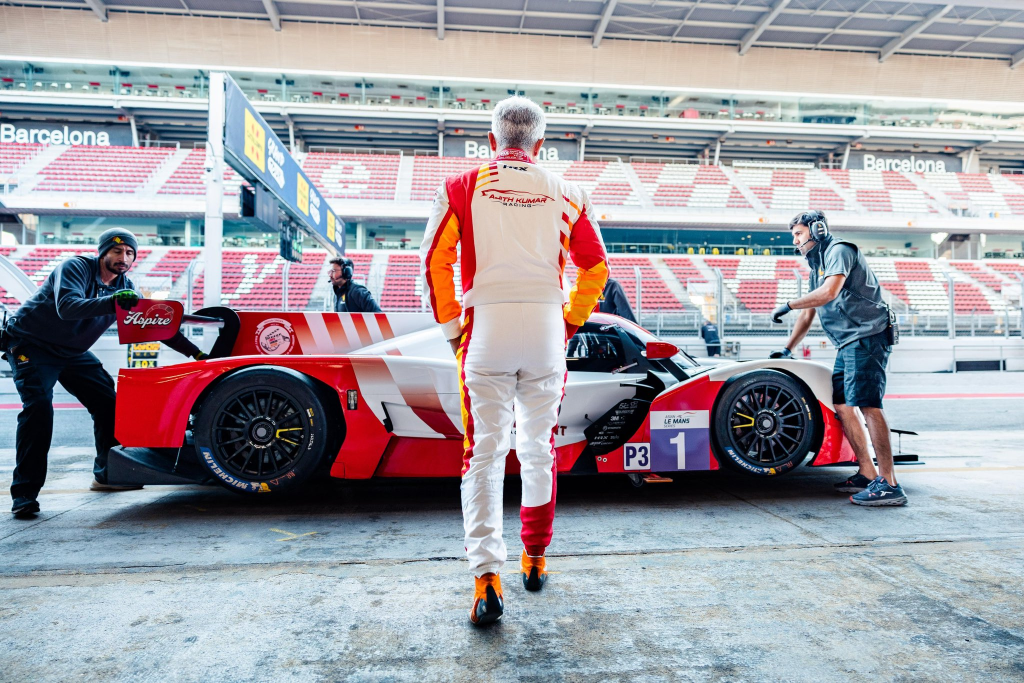
#> input picture springapp/uploads/00573034-20b3-449d-b3da-1579b874a702.jpeg, 2048 x 1366 px (shown at 1/2 size)
$ python -i image_processor.py   (imports and definitions only)   (older library calls are emulated)
#> lines starting #> are read from the running program, lines starting #| are printed output that depends on the picture
import cv2
import numpy as np
from PIL import Image
from pathlib import Path


class ImageProcessor:
    """
    Image preprocessing and validation for fraud detection
    """

    def __init__(self):
        self.min_resolution = (100, 100)  # Minimum acceptable resolution
        self.max_file_size = 10 * 1024 * 1024  # 10MB

    def process_image(self, image_path):
        """
        Process and validate an image

        Args:
            image_path: Path to the image file

        Returns:
            Dictionary with processing results and validation status
        """
        try:
            img_path = Path(image_path)

            # Check file size
            file_size = img_path.stat().st_size
            if file_size > self.max_file_size:
                return {
                    "valid": False,
                    "error": "File size exceeds 10MB limit"
                }

            # Load image with PIL for basic checks
            pil_image = Image.open(image_path)
#> pil_image is the input picture: PIL image 2048x1366 RGB; mean R, G, B 159.3, 156.8, 163.8
            width, height = pil_image.size
#> width = 2048; height = 1366

            # Check resolution
            if width < self.min_resolution[0] or height < self.min_resolution[1]:
                return {
                    "valid": False,
                    "error": f"Image resolution too low. Minimum: {self.min_resolution}"
                }

            # Load with OpenCV for analysis
            cv_image = cv2.imread(str(image_path))
            if cv_image is None:
                return {
                    "valid": False,
                    "error": "Could not read image with OpenCV"
                }

            # Calculate image quality metrics
            quality_score = self._assess_quality(cv_image)
            blur_score = self._detect_blur(cv_image)

            return {
                "valid": True,
                "width": width,
                "height": height,
                "file_size": file_size,
                "format": pil_image.format,
                "mode": pil_image.mode,
                "quality": quality_score,
                "blur_level": blur_score,
                "channels": cv_image.shape[2] if len(cv_image.shape) > 2 else 1
            }

        except Exception as e:
            return {
                "valid": False,
                "error": f"Image processing error: {str(e)}"
            }

    def _assess_quality(self, image):
        """
        Assess overall image quality
        Returns score from 0-100
        """
        try:
            # Calculate image sharpness using Laplacian variance
            gray = cv2.cvtColor(image, cv2.COLOR_BGR2GRAY) if len(image.shape) > 2 else image
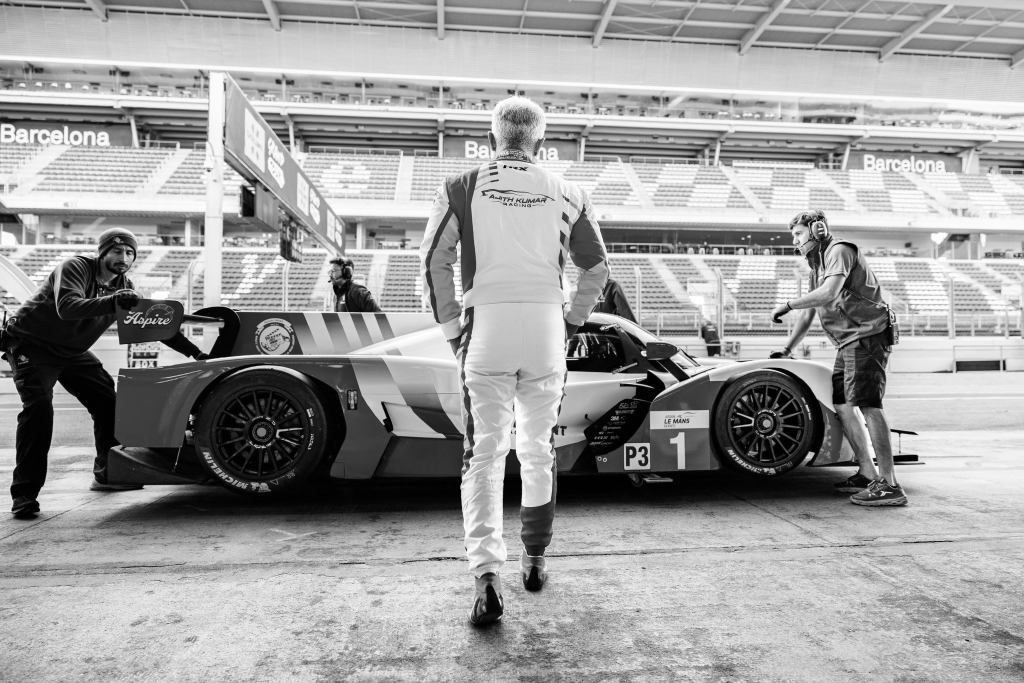
#> gray: shape (1366, 2048) (shown at 1/2 size); min 0, max 255, mean 158.3
            laplacian_var = cv2.Laplacian(gray, cv2.CV_64F).var()
#> laplacian_var = 787.4

            # Normalize to 0-100 scale (higher is better)
            quality = min(100, laplacian_var / 10)
#> quality = 78.74

            return round(quality, 2)
        except:
            return 50  # Default medium quality

    def _detect_blur(self, image):
        """
        Detect blur in image
        Returns blur score (0 = sharp, 100 = very blurry)
        """
        try:
            gray = cv2.cvtColor(image, cv2.COLOR_BGR2GRAY) if len(image.shape) > 2 else image

            # Use Laplacian variance - lower values indicate more blur
            laplacian_var = cv2.Laplacian(gray, cv2.CV_64F).var()
#> laplacian_var = 787.4

            # Convert to blur score (inverse)
            # Typical sharp images have variance > 100
            if laplacian_var > 100:
                blur_score = 0
            elif laplacian_var > 50:
                blur_score = 30
            elif laplacian_var > 20:
                blur_score = 60
            else:
                blur_score = 90

            return blur_score
        except:
            return 50  # Default medium blur

    def resize_for_analysis(self, image, max_dimension=1024):
        """
        Resize image if it's too large for efficient processing
        """
        height, width = image.shape[:2]

        if max(height, width) <= max_dimension:
            return image

        # Calculate new dimensions
        if width > height:
            new_width = max_dimension
            new_height = int(height * (max_dimension / width))
        else:
            new_height = max_dimension
            new_width = int(width * (max_dimension / height))

        return cv2.resize(image, (new_width, new_height), interpolation=cv2.INTER_AREA)

    def prepare_for_model(self, image_path, target_size=(224, 224)):
        """
        Load and prepare an image for CNN + ViT inference.

        Returns:
            PIL.Image in RGB mode, resized to target_size (224x224 by default).
            Returns None if the image cannot be opened.
        """
        try:
            from PIL import Image as PILImage
            img = PILImage.open(image_path).convert("RGB")
            img = img.resize(target_size, PILImage.BILINEAR)
            return img
        except Exception as e:
            print(f"[ImageProcessor] prepare_for_model failed: {e}")
            return None

>>> result = ImageProcessor().process_image('../springapp/uploads/00573034-20b3-449d-b3da-1579b874a702.jpeg')
#> in process_image, `blur_score = self._detect_blur(cv_image)`: blur_score = 0
#> result = 9 items

$ run again, on springapp/uploads/088ea2a1-0238-46fe-b6e9-df3871ed1a27.jpeg
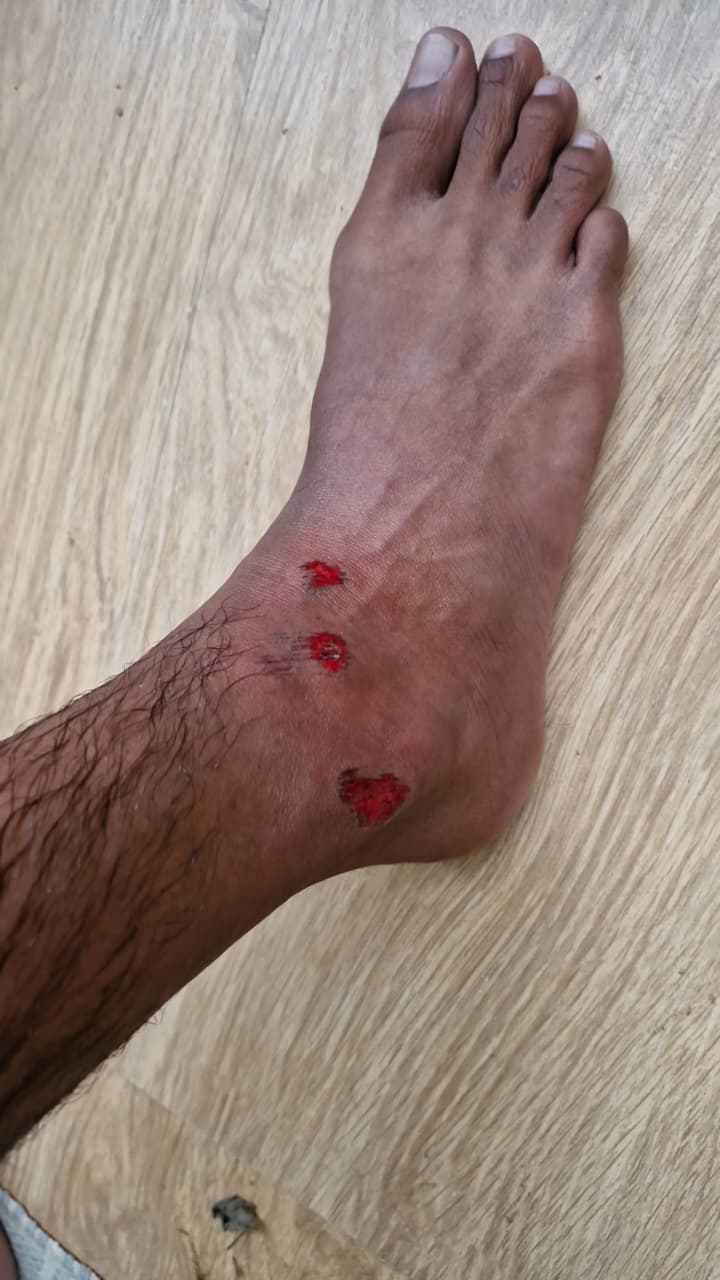
#> input picture springapp/uploads/088ea2a1-0238-46fe-b6e9-df3871ed1a27.jpeg, 720 x 1280 px
#> in process_image, pil_image is the input picture: PIL image 720x1280 RGB; mean R, G, B 154.8, 136.2, 126.9
#> in _assess_quality, `gray = cv2.cvtColor(image, cv2.COLOR_BGR2GRAY) if len(image.shape) > 2..`:
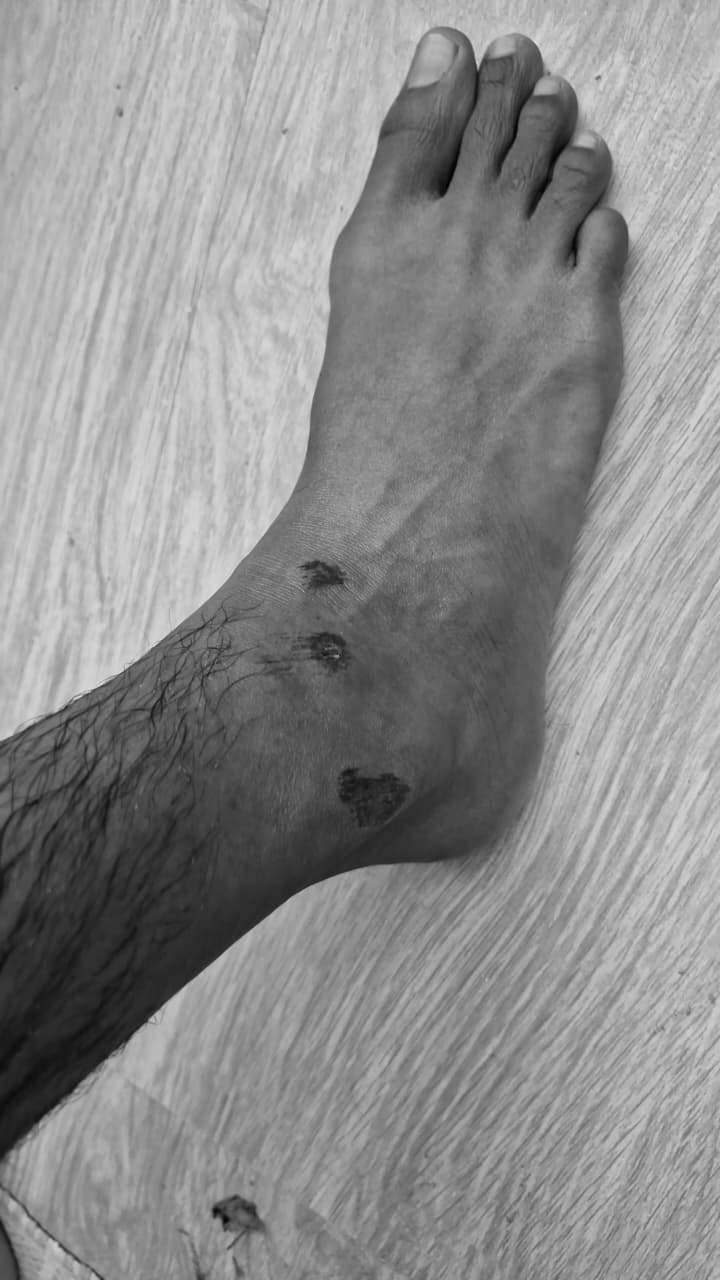
#> gray: shape (1280, 720); min 2, max 230, mean 140.7
#> in _assess_quality, `laplacian_var = cv2.Laplacian(gray, cv2.CV_64F).var()`: laplacian_var = 73.49
#> quality = 7.35
#> in _detect_blur, `laplacian_var = cv2.Laplacian(gray, cv2.CV_64F).var()`: laplacian_var = 73.49
#> blur_score = 30
#> result = 9 items
